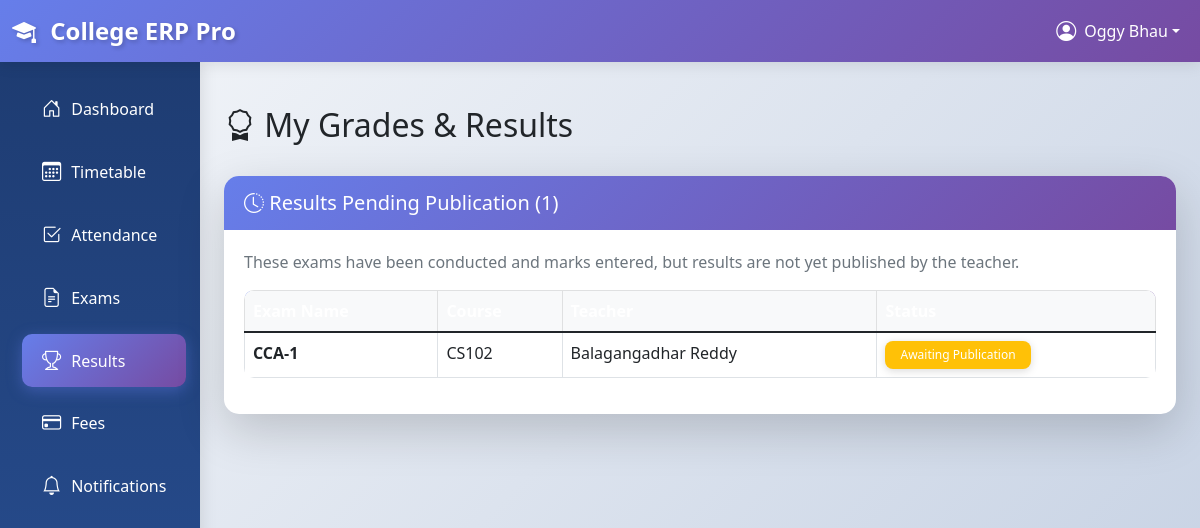
The page /students/results/ (signed in) on the database its author committed.
### accounts/models.py (models this page shows, shortened)
class User(AbstractUser):
    USER_TYPE_CHOICES = (
        ('student', 'Student'),
        ('teacher', 'Teacher'),
        ('admin', 'Administrator'),
    )
    user_type = models.CharField(max_length=10, choices=USER_TYPE_CHOICES)
    phone_regex = RegexValidator(
        regex=r'^\+?1?\d{9,15}$',
        message="Phone number must be entered in the format: '+999999999'. Up to 15 digits allowed."
    )
    phone_number = models.CharField(validators=[phone_regex], max_length=17, blank=True)
    address = models.TextField(blank=True)
    date_of_birth = models.DateField(null=True, blank=True)
    profile_picture = models.ImageField(upload_to='profile_pics/', null=True, blank=True)
    created_at = models.DateTimeField(auto_now_add=True)
    updated_at = models.DateTimeField(auto_now=True)
    @property
    def is_student(self):
        return self.user_type == 'student'
    @property
    def is_admin(self):
        return self.user_type == 'admin'

### academics/models.py (models this page shows, shortened)
class Result(models.Model):
    student = models.ForeignKey(
        settings.AUTH_USER_MODEL,
        on_delete=models.CASCADE,
        related_name='exam_results'
    )
    exam = models.ForeignKey(Exam, on_delete=models.CASCADE)
    marks_obtained = models.IntegerField(
        validators=[MinValueValidator(0)],
        null=True,
        blank=True
    )
    grade = models.CharField(max_length=2, blank=True)
    remarks = models.TextField(blank=True)
    is_published = models.BooleanField(default=False)
    created_at = models.DateTimeField(auto_now_add=True)
    updated_at = models.DateTimeField(auto_now=True)
    class Meta:
        unique_together = ['student', 'exam']

class Exam(models.Model):
    EXAM_TYPE_CHOICES = [
        ('midterm', 'Mid-term Exam'),
        ('final', 'Final Exam'),
        ('quiz', 'Quiz'),
        ('assignment', 'Assignment'),
        ('project', 'Project'),
    ]
    name = models.CharField(max_length=100)
    exam_type = models.CharField(max_length=20, choices=EXAM_TYPE_CHOICES)
    subject = models.ForeignKey(Subject, on_delete=models.CASCADE)
    date = models.DateTimeField()
    duration = models.DurationField()  # Duration of exam
    total_marks = models.IntegerField(validators=[MinValueValidator(1)])
    pass_marks = models.IntegerField(validators=[MinValueValidator(1)])
    instructions = models.TextField(blank=True)
    created_by = models.ForeignKey(
        settings.AUTH_USER_MODEL,
        on_delete=models.SET_NULL,
        null=True,
        related_name='created_exams'
    )
    created_at = models.DateTimeField(auto_now_add=True)

class Subject(models.Model):
    SUBJECT_TYPE_CHOICES = [
        ('TH', 'Theory'),
        ('PR', 'Practical'),
        ('TU', 'Tutorial'),
    ]
    course = models.ForeignKey(Course, on_delete=models.CASCADE)
    class_assigned = models.ForeignKey(Class, on_delete=models.CASCADE)
    teacher = models.ForeignKey(
        settings.AUTH_USER_MODEL,
        on_delete=models.SET_NULL,
        null=True,
        blank=True,
        related_name='taught_subjects'
    )
    subject_type = models.CharField(max_length=2, choices=SUBJECT_TYPE_CHOICES, default='TH')
    class Meta:
        unique_together = ['course', 'class_assigned']

class Course(models.Model):
    SEMESTER_CHOICES = [
        (1, '1st Semester'),
        (2, '2nd Semester'),
        (3, '3rd Semester'),
        (4, '4th Semester'),
        (5, '5th Semester'),
        (6, '6th Semester'),
        (7, '7th Semester'),
        (8, '8th Semester'),
    ]
    name = models.CharField(max_length=100)
    code = models.CharField(max_length=20, unique=True)
    department = models.ForeignKey(Department, on_delete=models.CASCADE)
    semester = models.IntegerField(choices=SEMESTER_CHOICES)
    credits = models.IntegerField(validators=[MinValueValidator(1), MaxValueValidator(6)])
    description = models.TextField(blank=True)
    syllabus = models.FileField(upload_to='syllabi/', null=True, blank=True)
    created_at = models.DateTimeField(auto_now_add=True)

### students/views.py (the view)
# urls.py: path('results/', views.results, name='results'),
@login_required
def results(request):
    if not request.user.is_student:
        messages.error(request, "Access denied.")
        return redirect('accounts:login')
    student = request.user.student_profile
    results = Result.objects.filter(
        student=request.user
    ).select_related('exam__subject__course', 'exam__created_by').order_by('-exam__date')
    published_results = results.filter(is_published=True)
    unpublished_results = results.filter(is_published=False)
    total_marks = sum([r.exam.total_marks for r in published_results])
    obtained_marks = sum([r.marks_obtained or 0 for r in published_results])
    overall_percentage = (obtained_marks / total_marks * 100) if total_marks > 0 else 0
    passed = published_results.filter(marks_obtained__gte=models.F('exam__pass_marks')).count()
    failed = published_results.exclude(marks_obtained__gte=models.F('exam__pass_marks')).count()
    context = {
        'student': student,
        'published_results': published_results,
        'unpublished_results': unpublished_results,
        'results': results,
        'overall_percentage': round(overall_percentage, 1),
        'passed': passed,
        'failed': failed,
        'total_exams': len(published_results),
    }
    return render(request, 'students/results.html', context)

### college_erp/context_processors.py (called while the page is built)
def global_context(request):
    context = {
        'all_departments': Department.objects.all().order_by('name'),
    }
    return context

### templates/students/results.html (shortened to what this page needs)
{% extends 'base.html' %}
{% load student_filters %}
{% block content %}
<div class="py-4">
    <div class="d-flex justify-content-between align-items-center mb-4">
        <h1 class="h2"><i class="bi bi-award"></i> My Grades & Results</h1>
    </div>
    {% if unpublished_results %}
        <div class="card shadow-lg mb-4 border-warning">
            <div class="card-header bg-warning text-white">
                <h5 class="mb-0"><i class="bi bi-clock-history"></i> Results Pending Publication ({{ unpublished_results|length }})</h5>
            </div>
            <div class="card-body">
                <p class="text-muted">These exams have been conducted and marks entered, but results are not yet published by the teacher.</p>
                <div class="table-responsive">
                    <table class="table table-hover table-bordered">
                        <thead class="table-light">
                            <tr>
                                <th>Exam Name</th>
                                <th>Course</th>
                                <th>Teacher</th>
                                <th>Status</th>
                            </tr>
                        </thead>
                        <tbody>
                            {% for result in unpublished_results %}
                                <tr>
                                    <td class="fw-bold">{{ result.exam.name }}</td>
                                    <td>{{ result.exam.subject.course.code }}</td>
                                    <td>{{ result.exam.subject.teacher.get_full_name }}</td>
                                    <td><span class="badge bg-warning">Awaiting Publication</span></td>
                                </tr>
                            {% endfor %}
                        </tbody>
                    </table>
                </div>
            </div>
        </div>
    {% endif %}
</div>
{% endblock %}

### templates/base.html (shortened to what this page needs)
<!DOCTYPE html>
<html lang="en">
<head>
    <link href="https://cdn.jsdelivr.net/npm/bootstrap@5.1.3/dist/css/bootstrap.min.css" rel="stylesheet">
    <link rel="stylesheet" href="https://cdn.jsdelivr.net/npm/bootstrap-icons@1.7.2/font/bootstrap-icons.css">
    {% load static %}
    <link rel="stylesheet" href="{% static 'css/custom-animations.css' %}">
</head>
<body>
    <nav class="navbar navbar-expand-lg navbar-dark bg-primary sticky-top">
        <div class="container-fluid">
            <a class="navbar-brand" href="{% url 'accounts:dashboard' %}">
                <i class="bi bi-mortarboard-fill"></i> College ERP Pro
            </a>
            {% if user.is_authenticated %}
                <div class="navbar-nav ms-auto">
                    <div class="nav-item dropdown">
                        <a class="nav-link dropdown-toggle text-white d-flex align-items-center"
                           href="#"
                           id="navbarDropdown"
                           role="button"
                           data-bs-toggle="dropdown"
                           aria-expanded="false">
                            <i class="bi bi-person-circle fs-5 me-2"></i>
                            <span class="d-none d-md-inline">{{ user.get_full_name|default:user.username }}</span>
                        </a>
                    </div>
                </div>
            {% endif %}
        </div>
    </nav>
    <div class="container-fluid">
        <div class="row">
            {% if user.is_authenticated %}
                <nav id="sidebarMenu" class="col-md-3 col-lg-2 d-md-block sidebar collapse">
                    <div class="position-sticky pt-3">
                        <ul class="nav flex-column">
                            <li class="nav-item">
                                <a class="nav-link" href="{% url 'accounts:dashboard' %}">
                                    <i class="bi bi-house-door"></i> Dashboard
                                </a>
                            </li>
                            {% if user.is_student %}
                                <li class="nav-item">
                                    <a class="nav-link" href="{% url 'students:timetable' %}">
                                        <i class="bi bi-calendar3"></i> Timetable
                                    </a>
                                </li>
                                <li class="nav-item">
                                    <a class="nav-link" href="{% url 'students:attendance' %}">
                                        <i class="bi bi-check2-square"></i> Attendance
                                    </a>
                                </li>
                                <li class="nav-item">
                                    <a class="nav-link" href="{% url 'students:exams' %}">
                                        <i class="bi bi-file-earmark-text"></i> Exams
                                    </a>
                                </li>
                                <li class="nav-item">
                                    <a class="nav-link" href="{% url 'students:results' %}">
                                        <i class="bi bi-trophy"></i> Results
                                    </a>
                                </li>
                                <li class="nav-item">
                                    <a class="nav-link" href="{% url 'students:fees' %}">
                                        <i class="bi bi-credit-card"></i> Fees
                                    </a>
                                </li>
                                <li class="nav-item">
                                    <a class="nav-link" href="{% url 'students:notifications' %}">
                                        <i class="bi bi-bell"></i> Notifications
                                    </a>
                                </li>
                            {% endif %}
                        </ul>
                    </div>
                </nav>
            {% endif %}
            <main class="col-md-9 ms-sm-auto col-lg-10 px-md-4 main-content">
                {% block content %}
                {% endblock %}
            </main>
        </div>
    </div>
</body>
</html>

### templates/base.html (style rules this page uses)
:root { --primary-gradient: linear-gradient(135deg, #667eea 0%, #764ba2 100%); --sidebar-bg: linear-gradient(180deg, #1e3c72 0%, #2a5298 100%); --card-shadow: 0 4px 15px rgba(0, 0, 0, 0.1); --hover-shadow: 0 8px 25px rgba(0, 0, 0, 0.15); }
body { background: linear-gradient(135deg, #f5f7fa 0%, #c3cfe2 100%); min-height: 100vh; font-family: 'Segoe UI', Tahoma, Geneva, Verdana, sans-serif; }
.navbar { background: var(--primary-gradient) !important; box-shadow: 0 2px 15px rgba(0, 0, 0, 0.1); animation: slideDown 0.5s ease-out; }
.navbar-brand { font-weight: 700; font-size: 1.5rem; transition: all 0.3s ease; text-shadow: 2px 2px 4px rgba(0, 0, 0, 0.2); }
.navbar-brand i { margin-right: 8px; animation: pulse 2s ease-in-out infinite; }
.sidebar { min-height: 100vh; background: var(--sidebar-bg); box-shadow: 2px 0 15px rgba(0, 0, 0, 0.1); position: fixed; animation: slideInLeft 0.5s ease-out; }
.sidebar .nav-link { color: #ffffff; padding: 12px 20px; margin: 5px 10px; border-radius: 10px; transition: all 0.3s ease; display: flex; align-items: center; }
.sidebar .nav-link i { margin-right: 10px; font-size: 1.2rem; transition: transform 0.3s ease; }
.sidebar .nav-link.active { background: linear-gradient(135deg, #667eea 0%, #764ba2 100%); box-shadow: 0 4px 15px rgba(102, 126, 234, 0.4); }
.main-content { margin-left: 0; padding: 20px; animation: fadeIn 0.8s ease; }
@media (min-width: 768px) { .main-content { margin-left: 250px; } }
.card { border: none; border-radius: 15px; box-shadow: var(--card-shadow); transition: all 0.3s ease; overflow: hidden; animation: fadeIn 0.6s ease; }
.card-header { font-weight: 600; background: var(--primary-gradient); color: white; border: none; padding: 15px 20px; }
.card-body { padding: 20px; }
.badge { padding: 8px 15px; border-radius: 8px; font-weight: 600; box-shadow: 0 2px 8px rgba(0, 0, 0, 0.15); }
.table { border-radius: 10px; overflow: hidden; }
.table thead { background: var(--primary-gradient); color: white; }
.table tbody tr { transition: all 0.3s ease; }

### templates/students/results.html (style rules this page uses)
.card { transition: box-shadow 0.2s; }
.badge { font-weight: 500; }

### rows shown on the page
User: get_full_name "Oggy Bhau"
Result: exam.name "CCA-1", exam.subject.course.code "CS102", exam.subject.teacher.get_full_name "Balagangadhar Reddy"

### other values the page prints
{{ unpublished_results|length }} "1"
